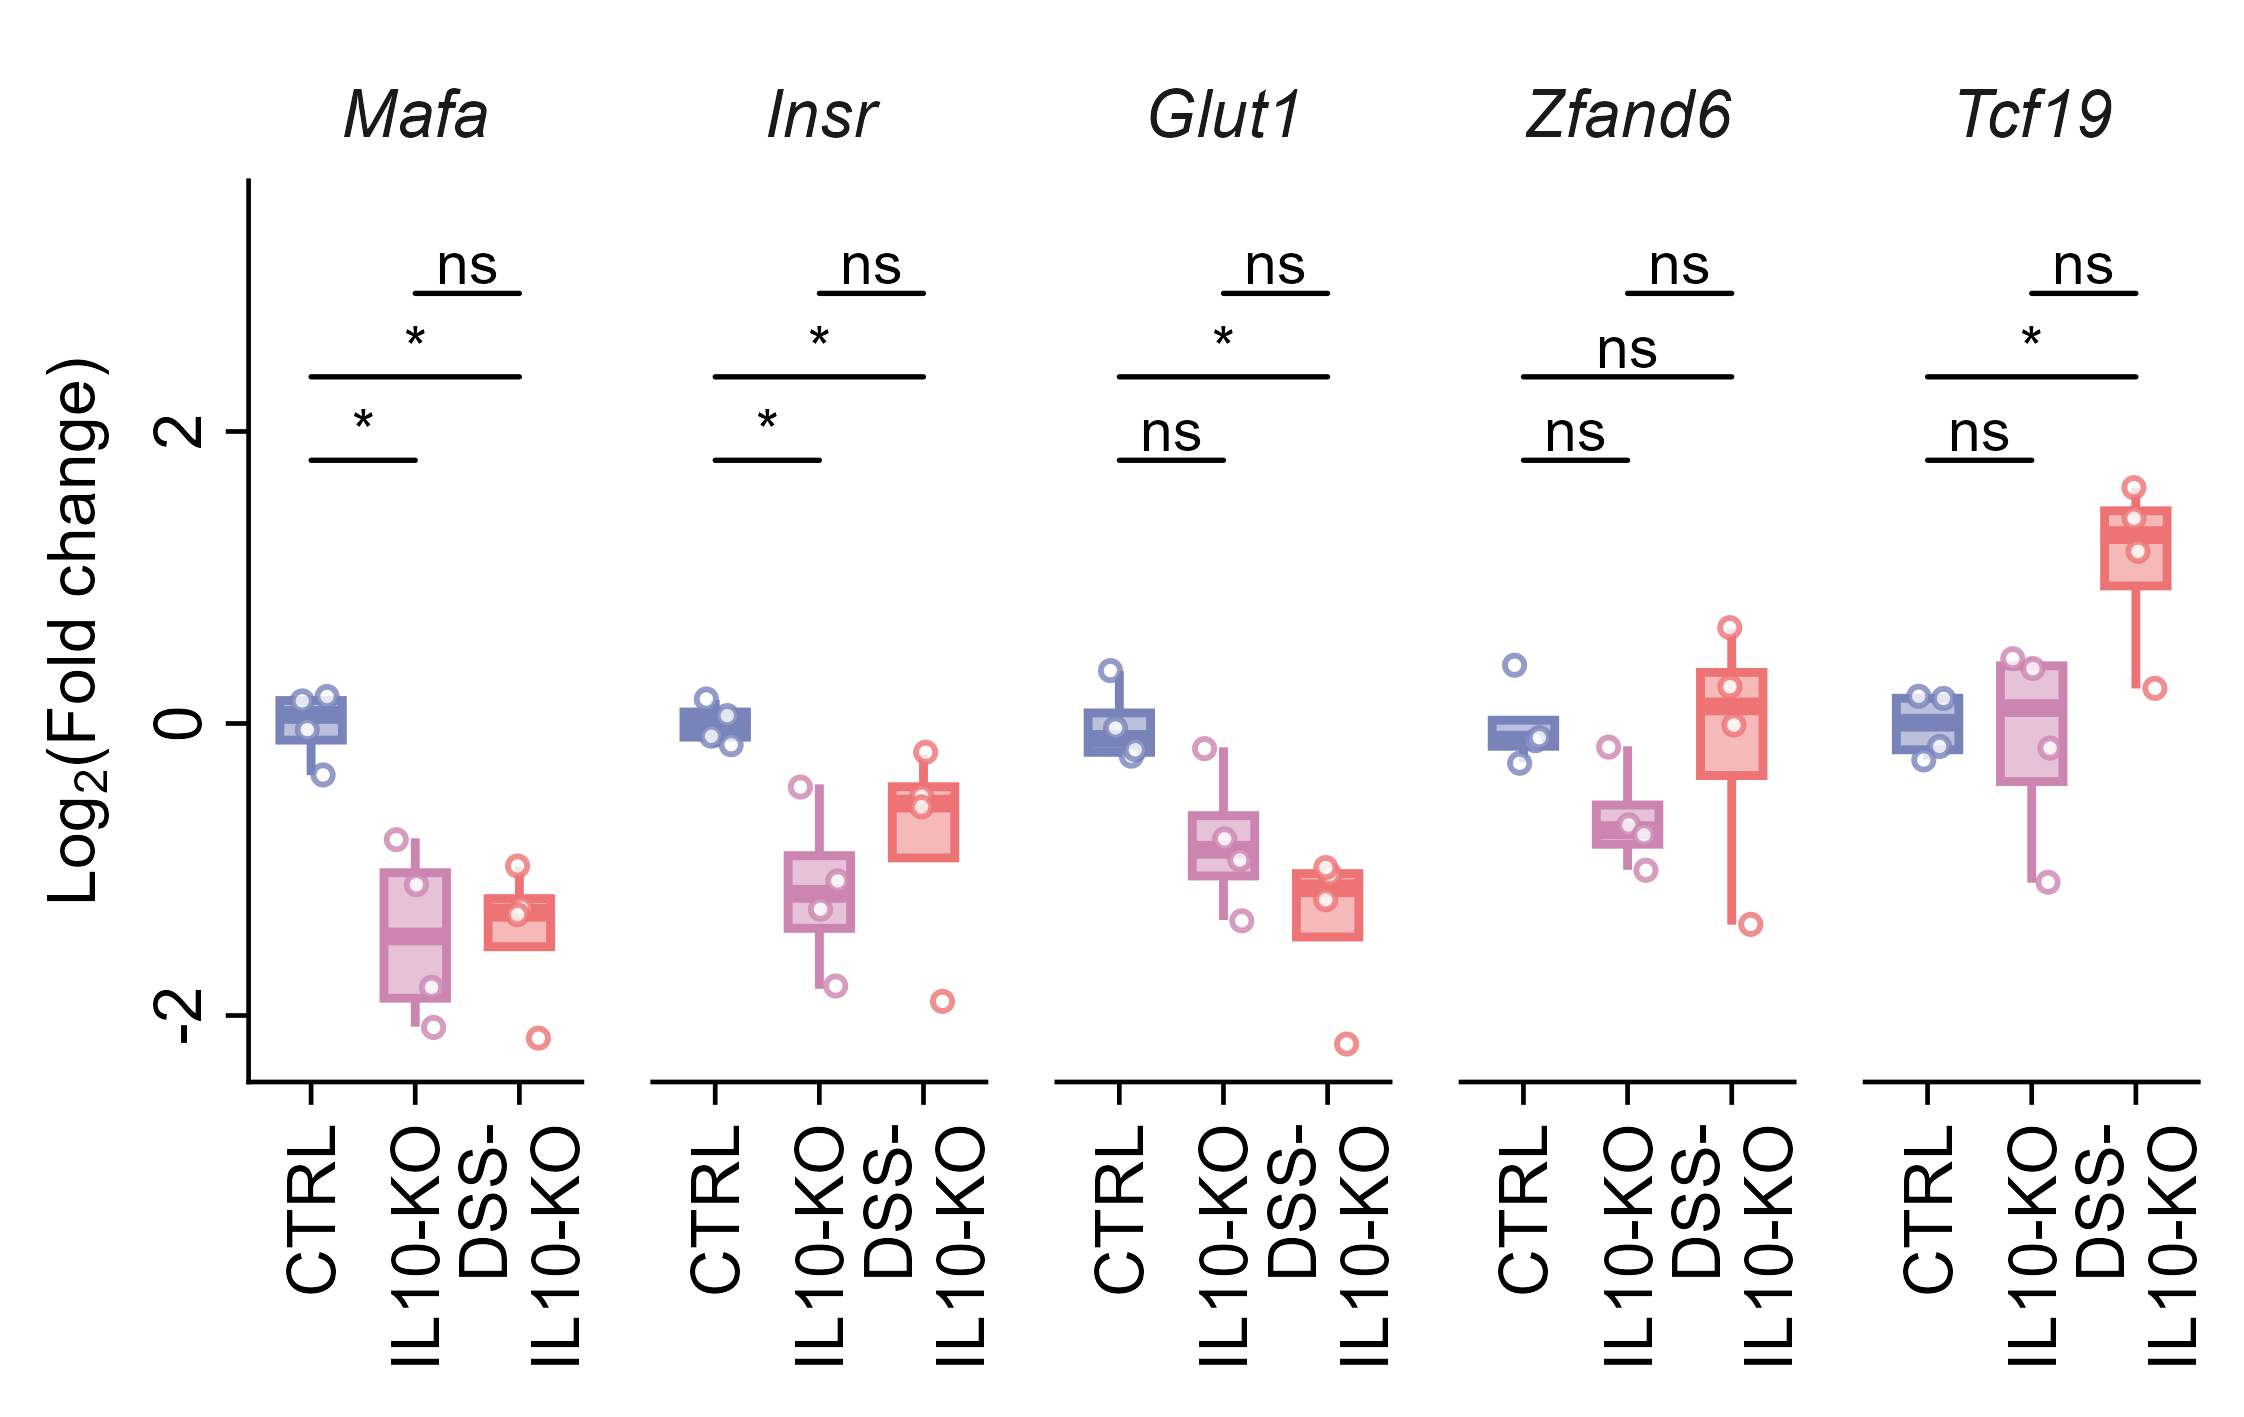

The R source for this figure:
# ============================================================
# Spleen Gene Expression Analysis - Fig_3c
# FOLD CHANGE VERSION - Using facet_grid
# Integrated Script for Diabetologia Journal Submission
# Log2(Fold-change) relative to CTRL baseline
# Three groups: CTRL, IL10-KO, DSS-IL10-KO
# Five genes: Mafa, Insr, Glut1, Zfand6, Tcf19
# ============================================================

# 0) Clear workspace and set working directory
rm(list = ls())
# Set the working directory to this script's own folder before running
# (e.g. in RStudio: Session > Set Working Directory > To Source File Location)

# 1) Load required libraries
library(ggplot2)
library(dplyr)
library(tidyr)
library(ggpubr)
library(rstatix)

# 2) Define Diabetologia colour palette
diabetologia_colors <- c(
  "CTRL" = rgb(120, 131, 186, maxColorValue = 255),
  "IL10-KO" = rgb(204, 133, 177, maxColorValue = 255),
  "DSS-IL10-KO" = rgb(237, 115, 116, maxColorValue = 255)
)

# 3) Define spleen genes for Fig_3c
genes_fig3c <- c("Mafa", "Insr", "Glut1", "Zfand6", "Tcf19")

# 4) Define comparisons
my_comparisons <- list(
  c("CTRL", "IL10-KO"),
  c("CTRL", "DSS-IL10-KO"),
  c("IL10-KO", "DSS-IL10-KO")
)

# ============================================================
# 5) Import and prepare data
# ============================================================
cat("\n=== LOADING SPLEEN GENE EXPRESSION DATA ===\n")
dat_raw <- read.csv("Fig_3c_Data_Spleen_GeneExpr.csv", stringsAsFactors = FALSE)

# Filter for the 5 selected genes
dat_raw <- dat_raw %>%
  filter(Gene %in% genes_fig3c) %>%
  select(Group, Gene, Relative_expression, Tissue)

# Convert to numeric and factor
dat_raw$Relative_expression <- as.numeric(dat_raw$Relative_expression)
dat_raw$Group <- factor(dat_raw$Group, levels = c("CTRL", "IL10-KO", "DSS-IL10-KO"))
dat_raw$Gene <- factor(dat_raw$Gene, levels = genes_fig3c)

cat("Total observations (raw):", nrow(dat_raw), "\n")
cat("Genes:", paste(genes_fig3c, collapse = ", "), "\n")

# ============================================================
# 6) Calculate FOLD CHANGE relative to CTRL mean
# ============================================================
cat("\n=== CALCULATING FOLD CHANGE ===\n")

# Calculate CTRL mean for each gene
ctrl_means <- dat_raw %>%
  filter(Group == "CTRL") %>%
  group_by(Gene) %>%
  summarise(
    CTRL_mean = mean(Relative_expression, na.rm = TRUE),
    CTRL_n = sum(!is.na(Relative_expression)),
    .groups = 'drop'
  )

cat("\nCTRL baseline means:\n")
print(ctrl_means)

# Calculate fold change for each sample
dat_fc <- dat_raw %>%
  left_join(ctrl_means, by = "Gene") %>%
  mutate(
    Fold_Change = Relative_expression / CTRL_mean,
    Log2_Fold_Change = log2(Fold_Change)
  ) %>%
  filter(!is.na(Log2_Fold_Change))  # Remove NA values

cat("\nTotal observations after fold change calculation:", nrow(dat_fc), "\n")

# Check sample sizes
cat("\nSample sizes per gene per group:\n")
print(table(dat_fc$Gene, dat_fc$Group))

# ============================================================
# 7) Create faceted boxplot using facet_grid
# ============================================================
cat("\n=== GENERATING FACETED PLOT ===\n")

# Create custom x-axis labels
x_labels <- c("CTRL" = "CTRL", 
              "IL10-KO" = "IL10-KO", 
              "DSS-IL10-KO" = "DSS-\nIL10-KO")

# Create the plot
plot_fig3c <- ggboxplot(
  dat_fc,
  x = "Group",
  y = "Log2_Fold_Change",
  color = "Group",
  fill = "Group",
  alpha = 0.5,
  add = "jitter",
  add.params = list(color = "Group", shape = 21,
                    fill = "white", size = 0.75, alpha = 0.8),
  palette = diabetologia_colors,
  outlier.shape = NA,
  width = 0.6
) +
  facet_grid(~ Gene, scales = "fixed") +
  scale_color_manual(values = diabetologia_colors) +
  scale_fill_manual(values = diabetologia_colors) +
  labs(
    y = expression(paste("Log"[2], "(Fold change)")),
    x = NULL
  ) +
  scale_x_discrete(labels = x_labels) +
  theme_classic() +
  theme(
    legend.position = "none",
    strip.text.x = element_text(size = 8, face = "italic"),
    strip.background = element_blank(),
    axis.title.y = element_text(size = 8),
    axis.title.x = element_blank(),
    axis.text.x = element_text(size = 8, colour = "black", 
                               angle = 90, hjust = 1, vjust = 0.5),
    axis.text.y = element_text(size = 8, colour = "black", 
                               angle = 90, hjust = 0.5),
    axis.line = element_line(colour = "black", linewidth = 0.75 / .pt),
    axis.ticks = element_line(colour = "black", linewidth = 0.75 / .pt),
    panel.spacing = unit(0.3, "cm")
  ) +
  stat_compare_means(
    comparisons = my_comparisons,
    method = "wilcox.test",
    label = "p.signif",
    paired = FALSE,
    tip.length = 0.0,
    step.increase = 0.15,
    size = 2.5,
    bracket.size = 0.3
  ) +
  scale_y_continuous(
    n.breaks = 4,
    expand = expansion(mult = c(0.05, 0.15))
  )

# Display plot
print(plot_fig3c)

# ============================================================
# 8) Save plot in multiple formats
# ============================================================
cat("\n=== SAVING PLOT FILES ===\n")

ggsave(
  filename = "Fig_3c_FoldChange_Spleen_GeneExpr.png",
  plot = plot_fig3c,
  scale = 1, width = 9.5, height = 6,
  units = "cm", dpi = 600, limitsize = FALSE
)

ggsave(
  filename = "Fig_3c_FoldChange_Spleen_GeneExpr.svg",
  plot = plot_fig3c,
  scale = 1, width = 9.5, height = 6,
  units = "cm", limitsize = FALSE
)

cat("✓ Plots saved\n")

# ============================================================
# 9) Statistical analysis with BH correction
# ============================================================
cat("\n=== PERFORMING STATISTICAL ANALYSIS ===\n")

posthoc_result <- dat_fc %>%
  group_by(Gene) %>%
  wilcox_test(Log2_Fold_Change ~ Group, 
              comparisons = my_comparisons) %>%
  adjust_pvalue(method = "BH") %>%
  add_significance("p.adj") %>%
  mutate(
    p = signif(p, 3),
    p.adj = signif(p.adj, 3)
  )

cat("\nStatistical test results with BH-adjusted p-values:\n")
print(posthoc_result)

write.csv(
  posthoc_result,
  file = "Fig_3c_Posthoc_FoldChange_BH_corrected.csv",
  row.names = FALSE
)

cat("✓ Statistical results saved\n")

# ============================================================
# 10) Summary statistics
# ============================================================
cat("\n=== CALCULATING SUMMARY STATISTICS ===\n")

summary_stats <- dat_fc %>%
  group_by(Gene, Group) %>%
  summarise(
    n = n(),
    mean_Log2FC = round(mean(Log2_Fold_Change, na.rm = TRUE), 3),
    sd_Log2FC = round(sd(Log2_Fold_Change, na.rm = TRUE), 3),
    sem_Log2FC = round(sd_Log2FC / sqrt(n), 3),
    mean_FC = round(2^mean_Log2FC, 2),  # Convert back to fold change
    .groups = 'drop'
  )

cat("\nSummary statistics (Log2 and linear fold change):\n")
print(summary_stats)

write.csv(
  summary_stats,
  file = "Fig_3c_Summary_FoldChange_Spleen_GeneExpr.csv",
  row.names = FALSE
)

# Also save the fold change data
write.csv(
  dat_fc %>% select(Group, Gene, Relative_expression, Fold_Change, Log2_Fold_Change),
  file = "Fig_3c_FoldChange_Data.csv",
  row.names = FALSE
)

cat("✓ Summary statistics saved\n")

# ============================================================
# 11) Summary
# ============================================================
cat("\n", rep("=", 70), "\n", sep = "")
cat("ANALYSIS COMPLETE - SPLEEN GENES (FOLD CHANGE)\n")
cat(rep("=", 70), "\n", sep = "")
cat("\nGenerated files:\n")
cat("  Figures:\n")
cat("    - Fig_3c_FoldChange_Spleen_GeneExpr.png (600 dpi, 9.5×6 cm)\n")
cat("    - Fig_3c_FoldChange_Spleen_GeneExpr.svg (vector format)\n")
cat("  Data tables:\n")
cat("    - Fig_3c_Posthoc_FoldChange_BH_corrected.csv\n")
cat("    - Fig_3c_Summary_FoldChange_Spleen_GeneExpr.csv\n")
cat("    - Fig_3c_FoldChange_Data.csv\n")
cat("\nKey features:\n")
cat("  ✓ Log2(Fold change) relative to CTRL baseline\n")
cat("  ✓ facet_grid layout (5 panels, 1 row)\n")
cat("  ✓ Shared y-axis across all genes\n")
cat("  ✓ DSS-\\nIL10-KO label with line break\n")
cat("  ✓ Diabetologia formatting\n")
cat("  ✓ BH correction for multiple comparisons\n")
cat("  ✓ Statistical significance stars on plot\n")
cat("\nGenes analysed:\n")
cat("  ", paste(genes_fig3c, collapse = ", "), "\n")
cat("\nSample size: n=4 per group per gene (complete data)\n")
cat(rep("=", 70), "\n", sep = "")
